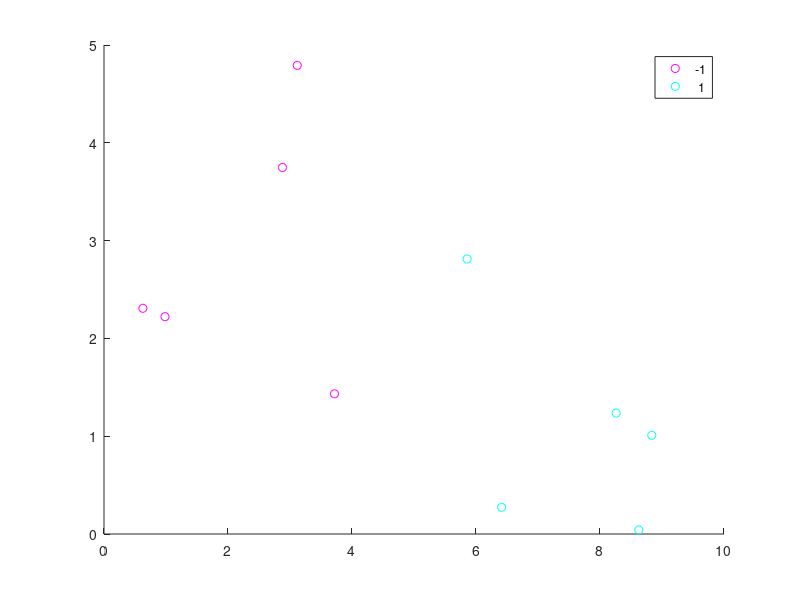

Recreate this plot in MATLAB.
n = 10;
t = 5;

X = zeros (2,n);
y = zeros (1,n);

y(1:n/2) = -1;
y((n/2)+1:n) = 1;

X(1,1:n/2) = rand(1,n/2)*t;
X(1,(n/2)+1:n) = (rand(1,n/2)*t + t);

X(2,1:n/2) = rand(1,n/2)*t;
X(2,(n/2)+1:n) = rand(1,n/2)*t ;

gscatter(X(1,:),X(2,:),y,'mc')



